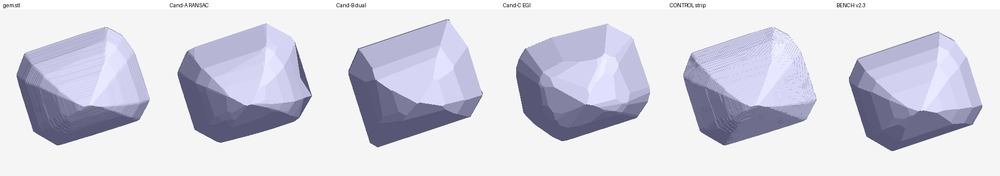
#> input picture scratchpad/cleanroom/bakeoff_gem04.png, 1000 x 176 px, shrunk from 1920 x 338 before the run
$ python -i silhouette.py   (imports and definitions only)
#> lines starting #> are read from the running program, lines starting #| are printed output that depends on the picture; after the words box and inside, x2 and y2 are one past the last pixel; in counts of white or black regions, pixels touching at a corner belong together
# gemscanner/vision/silhouette.py
import numpy as np
import cv2


def extract_silhouette(image, threshold=None, holder_mask_rows=0):
    """Return a bool mask (True = object). Backlit: object is darker than background."""
    return extract_silhouette_with_threshold(image, threshold, holder_mask_rows)[0]


def extract_silhouette_with_threshold(image, threshold=None, holder_mask_rows=0):
    """``(mask, threshold)`` -- as ``extract_silhouette`` but also reports the
    grey level actually used, which Otsu picks per frame. ``row_spans_subpixel``
    needs it to locate the intensity crossing."""
    if image.ndim == 3:
        image = cv2.cvtColor(image, cv2.COLOR_BGR2GRAY)
    if threshold is None:
        t, binimg = cv2.threshold(image, 0, 255,
                                  cv2.THRESH_BINARY_INV + cv2.THRESH_OTSU)
    else:
        t, binimg = cv2.threshold(image, threshold, 255, cv2.THRESH_BINARY_INV)
    mask = binimg > 0
    if holder_mask_rows > 0:
        mask[-holder_mask_rows:, :] = False
    return _largest_component(mask), float(t)


def _largest_component(mask):
    m = mask.astype(np.uint8)
    num, labels, stats, _ = cv2.connectedComponentsWithStats(m, connectivity=8)
    if num <= 1:
        return mask.copy()
    areas = stats[1:, cv2.CC_STAT_AREA]
    largest = 1 + int(np.argmax(areas))
    return labels == largest


def row_spans(mask):
    """(H,2) int array of [left, right] foreground columns per row; [-1,-1] if empty."""
    h = mask.shape[0]
    spans = np.full((h, 2), -1, dtype=int)
    for v in range(h):
        cols = np.where(mask[v])[0]
        if cols.size:
            spans[v] = (cols[0], cols[-1])
    return spans


def silhouette_row_spans(image, threshold=None, holder_mask_rows=0, subpixel=False):
    """Extract the silhouette and return its per-row [left, right] edge columns.

    ``subpixel=True`` locates each edge on the intensity crossing (float
    columns) instead of the nearest whole column; see ``row_spans_subpixel``.
    """
    mask, t = extract_silhouette_with_threshold(image, threshold, holder_mask_rows)
    if subpixel:
        return row_spans_subpixel(image, mask, t)
    return row_spans(mask)


# [40 lines left out: function row_spans_subpixel, not called in this run]

>>> import cv2
>>> picture = cv2.imread('../../scratchpad/cleanroom/bakeoff_gem04.png')
#> picture is the input picture: shape (176, 1000, 3); mean B, G, R 224.9, 213.3, 213.3
>>> result = silhouette_row_spans(picture)
#> in extract_silhouette_with_threshold, `image = cv2.cvtColor(image, cv2.COLOR_BGR2GRAY)`:
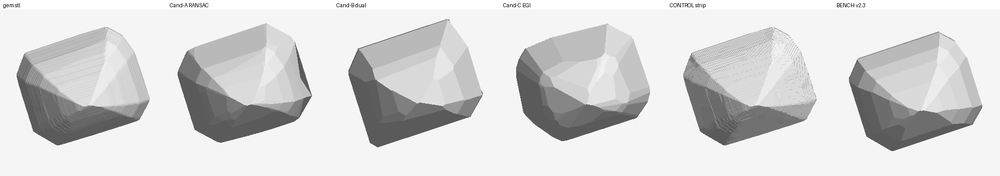
#> image: shape (176, 1000); min 48, max 255, mean 214.5
#> in extract_silhouette_with_threshold, `t, binimg = cv2.threshold(image, 0, 255, cv2.THRESH_BINARY_INV + cv2.T..`:
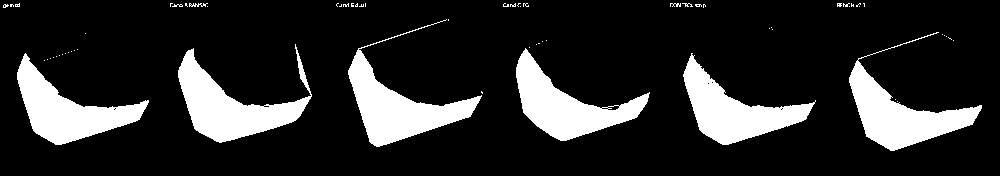
#> binimg: shape (176, 1000); 16.7% white; 67 white regions (58 under 20 px), largest, box (x1, y1, x2, y2) and area: (178, 44, 312, 143) 5102, (348, 19, 482, 147) 4996, (849, 32, 982, 151) 4795
#> in extract_silhouette_with_threshold, `t, binimg = cv2.threshold(image, 0, 255, cv2.THRESH_BINARY_INV + cv2.T..`: t = 173
#> in _largest_component, `num, labels, stats, _ = cv2.connectedComponentsWithStats(m, connectivi..`:
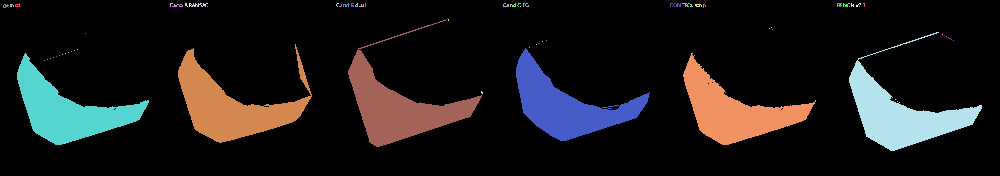
#> labels: shape (176, 1000) int32; 68 distinct labels, from 0 to 67; one colour per label, 0 black
#> in _largest_component, `num, labels, stats, _ = cv2.connectedComponentsWithStats(m, connectivi..`: num = 68; stats = 68 rows, first 6: [0, 0, 1000, 176, 146690], [15, 3, 5, 4, 14], [170, 3, 3, 4, 6], [185, 3, 3, 4, 7], [189, 3, 19, 4, 43], [336, 3, 3, 4, 5]
#> in _largest_component, `areas = stats[1:, cv2.CC_STAT_AREA]`: areas = 67 values, max 5102 at index 46, min 1 at index 27, mean 437.5
#> in _largest_component, `largest = 1 + int(np.argmax(areas))`: largest = 47
#> in _largest_component, `return labels == largest`:
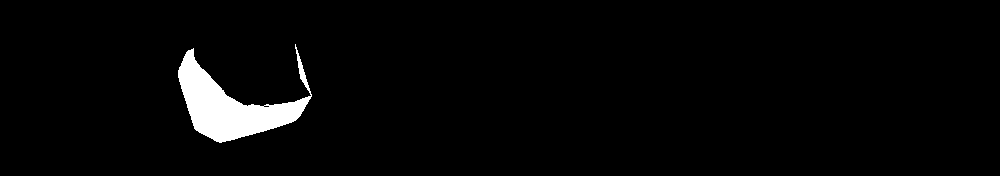
#> returned value: shape (176, 1000) bool; 2.9% white; 1 white region, box (x1, y1, x2, y2) and area: (178, 44, 312, 143) 5102
#> in silhouette_row_spans, `mask, t = extract_silhouette_with_threshold(image, threshold, holder_m..`: t = 173
#> the loop in row_spans, `for v in range(h):` made 176 passes
#> cols on passes 45 to 47: [295], [295], [295]
#> after the loop in row_spans, `for v in range(h):`: spans = 176 pairs, first value -1 to 295, second value -1 to 311
#> result has the same summary as spans in row_spans
